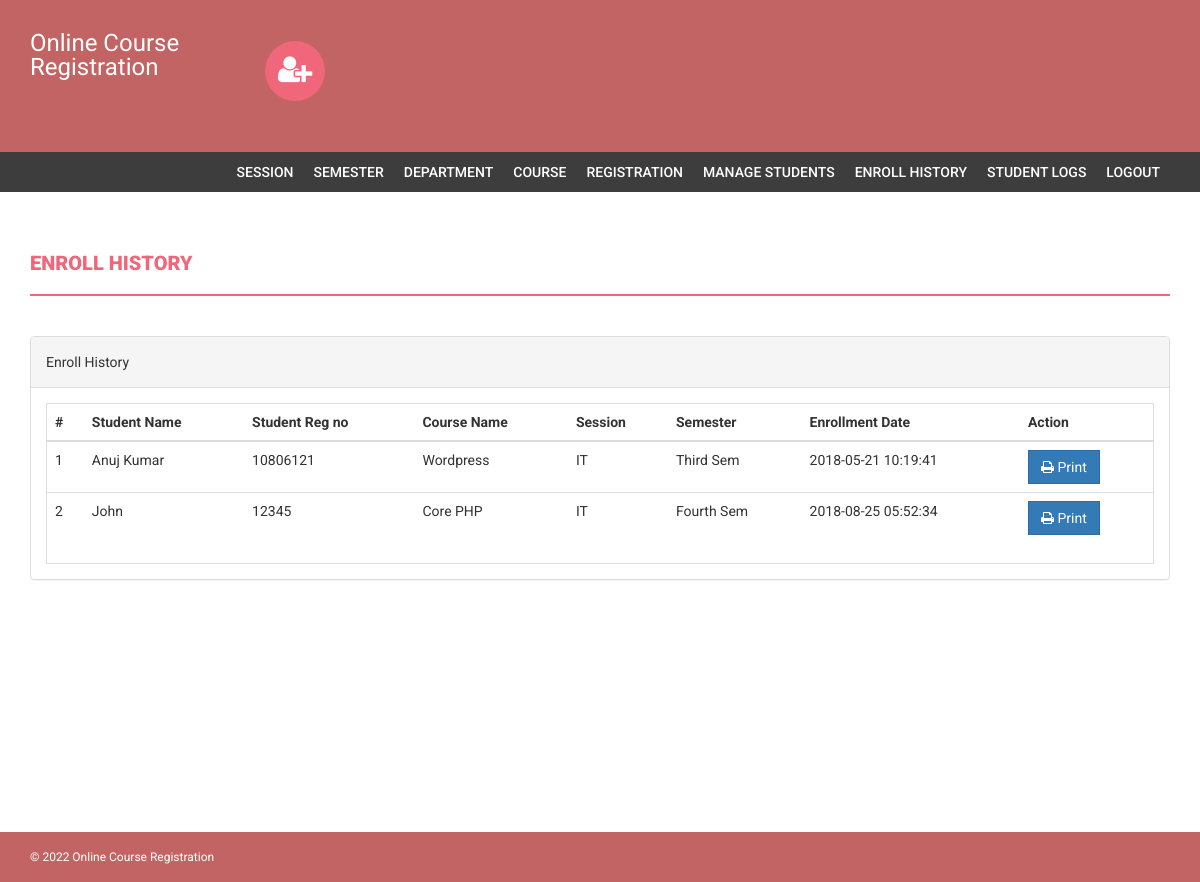
/onlinecourse/admin/enroll-history.php (signed in), run on the app's committed database.
### tables this page shows
CREATE TABLE `courseenrolls` (
  `id` int(11) NOT NULL,
  `studentRegno` varchar(255) DEFAULT NULL,
  `pincode` varchar(255) DEFAULT NULL,
  `session` int(11) DEFAULT NULL,
  `department` int(11) DEFAULT NULL,
  `level` int(11) DEFAULT NULL,
  `semester` int(11) DEFAULT NULL,
  `course` int(11) DEFAULT NULL,
  `enrollDate` timestamp NULL DEFAULT CURRENT_TIMESTAMP
);

CREATE TABLE `students` (
  `StudentRegno` varchar(255) NOT NULL,
  `studentPhoto` varchar(255) DEFAULT NULL,
  `password` varchar(255) DEFAULT NULL,
  `studentName` varchar(255) DEFAULT NULL,
  `pincode` varchar(255) DEFAULT NULL,
  `session` varchar(255) DEFAULT NULL,
  `department` varchar(255) DEFAULT NULL,
  `semester` varchar(255) DEFAULT NULL,
  `cgpa` decimal(10,2) DEFAULT NULL,
  `creationdate` timestamp NULL DEFAULT CURRENT_TIMESTAMP,
  `updationDate` varchar(255) DEFAULT NULL
);

CREATE TABLE `course` (
  `id` int(11) NOT NULL,
  `courseCode` varchar(255) DEFAULT NULL,
  `courseName` varchar(255) DEFAULT NULL,
  `courseUnit` varchar(255) DEFAULT NULL,
  `noofSeats` int(11) DEFAULT NULL,
  `creationDate` timestamp NULL DEFAULT CURRENT_TIMESTAMP,
  `updationDate` varchar(255) DEFAULT NULL
);

CREATE TABLE `department` (
  `id` int(11) NOT NULL,
  `department` varchar(255) DEFAULT NULL,
  `creationDate` timestamp NULL DEFAULT CURRENT_TIMESTAMP
);

CREATE TABLE `semester` (
  `id` int(11) NOT NULL,
  `semester` varchar(255) DEFAULT NULL,
  `creationDate` timestamp NULL DEFAULT CURRENT_TIMESTAMP,
  `updationDate` varchar(255) DEFAULT NULL
);

### onlinecourse/admin/enroll-history.php (the view, shortened to what this page needs)
<?php
if(strlen($_SESSION['alogin'])==0)
    {
header('location:index.php');
}
else{
?>
<!DOCTYPE html>
<html xmlns="http://www.w3.org/1999/xhtml">
<head>
    <link href="assets/css/bootstrap.css" rel="stylesheet" />
    <link href="assets/css/font-awesome.css" rel="stylesheet" />
    <link href="assets/css/style.css" rel="stylesheet" />
</head>
<body>
<?php include('includes/header.php');?>
<?php if($_SESSION['alogin']!="")
{
 include('includes/menubar.php');
}
 ?>
    <div class="content-wrapper">
        <div class="container">
              <div class="row">
                    <div class="col-md-12">
                        <h1 class="page-head-line">Enroll History  </h1>
                    </div>
                </div>
                <div class="row" >
                <div class="col-md-12">
                    <div class="panel panel-default">
                        <div class="panel-heading">
                           Enroll History
                        </div>
                        <div class="panel-body">
                            <div class="table-responsive table-bordered">
                                <table class="table">
                                    <thead>
                                        <tr>
                                            <th>#</th>
                                                 <th>Student Name </th>
                                                    <th>Student Reg no </th>
                                            <th>Course Name </th>
                                            <th>Session </th>
                                                <th>Semester</th>
                                             <th>Enrollment Date</th>
                                             <th>Action</th>
                                        </tr>
                                    </thead>
                                    <tbody>
<?php
$sql=mysqli_query($con,"select courseenrolls.course as cid, course.courseName as courname,session.session as session,department.department as dept,courseenrolls.enrollDate as edate ,semester.semester as sem,students.studentName as sname,students.StudentRegno as sregno from courseenrolls join course on course.id=courseenrolls.course join session on session.id=courseenrolls.session join department on department.id=courseenrolls.department   join semester on semester.id=courseenrolls.semester join students on students.StudentRegno=courseenrolls.studentRegno ");
$cnt=1;
while($row=mysqli_fetch_array($sql))
{
?>
                                        <tr>
                                            <td><?php echo $cnt;?></td>
                                              <td><?php echo htmlentities($row['sname']);?></td>
                                            <td><?php echo htmlentities($row['sregno']);?></td>
                                            <td><?php echo htmlentities($row['courname']);?></td>
                                            <td><?php echo htmlentities($row['dept']);?></td>
                                            <td><?php echo htmlentities($row['sem']);?></td>
                                             <td><?php echo htmlentities($row['edate']);?></td>
                                            <td>
                                            <a href="print.php?id=<?php echo $row['cid']?>" target="_blank">
<button class="btn btn-primary"><i class="fa fa-print "></i> Print</button> </a>
                                            </td>
                                        </tr>
<?php
$cnt++;
} ?>
                                    </tbody>
                                </table>
                            </div>
                        </div>
                    </div>
                </div>
            </div>
        </div>
    </div>
  <?php include('includes/footer.php');?>
</body>
</html>
<?php } ?>

### onlinecourse/admin/includes/header.php (shortened to what this page needs)
<div class="navbar navbar-inverse set-radius-zero">
    <div class="container">
        <div class="navbar-header">
             <a class="navbar-brand" href="#" style="color:#fff; font-size:24px;4px; line-height:24px; ">
               Online Course Registration
            </a>
        </div>
        <div class="left-div">
            <i class="fa fa-user-plus login-icon" ></i>
    </div>
        </div>
    </div>

### onlinecourse/admin/includes/menubar.php
<section class="menu-section">
        <div class="container">
            <div class="row">
                <div class="col-md-12">
                    <div class="navbar-collapse collapse ">
                        <ul id="menu-top" class="nav navbar-nav navbar-right">
                            <li><a href="session.php">Session</a></li>
                            <li><a href="semester.php">Semester </a></li>
                            <li><a   href="department.php">Department</a></li>
                             <li><a href="course.php">Course</a></li>
                              <li><a href="student-registration.php">Registration</a></li>
                               <li><a href="manage-students.php">Manage Students</a></li>
                               <li><a href="enroll-history.php">Enroll History</a></li>
                               <li><a href="user-log.php">Student Logs </a></li>
                            <li><a href="logout.php">Logout</a></li>
                        </ul>
                    </div>
                </div>
            </div>
        </div>
    </section>

### onlinecourse/admin/includes/footer.php
<footer>
        <div class="container">
            <div class="row">
                <div class="col-md-12">
                    &copy; 2022 Online Course Registration
                </div>
            </div>
        </div>
    </footer>

### onlinecourse/admin/assets/css/style.css (style rules this page uses)
body { font-family: 'Roboto', sans-serif; line-height: 30px; }
.set-radius-zero { border-radius: 0px; -moz-border-radius: 0px; -webkit-border-radius: 0px; }
.content-wrapper { margin-top: 40px; min-height: 600px; padding-bottom: 60px; }
.page-head-line { font-weight: 900; padding-bottom: 20px; border-bottom: 2px solid #F0677C; text-transform: uppercase; color: #F0677C; font-size: 20px; margin-bottom: 40px; }
.btn { border-radius: 0px; -webkit-border-radius: 0px; -moz-border-radius: 0px; }
.login-icon { height: 60px; width: 60px; padding: 13px; border-radius: 50%; font-size: 30px; margin-bottom: 20px; color: #fff; text-align: center; cursor:pointer; background-color:#F0677C; -webkit-border-radius:50%; -moz-border-radius:50%; }
.left-div { padding-left: 30px; margin-top: 40px; margin-bottom: 30px; }
.navbar-brand { width: 250px; padding-top: 30px; }
.menu-section { background-color: #3D3D3D; }
#menu-top a { color: #FFF; text-decoration: none; font-weight: 500; padding: 10px 10px 10px 10px; text-transform: uppercase; }
.navbar-inverse { background-color: #C36464; border-color: transparent; }
.navbar { margin-bottom: 0px; }
footer { padding: 10px; color: #fff; font-size: 12px; background-color: #C36464; }

### data on the page
courseenrolls: students.studentName "Anuj Kumar", students.StudentRegno "10806121", course.courseName "Wordpress", department.department "IT", semester.semester "Third Sem", enrollDate "2018-05-21 10:19:41"
courseenrolls: students.studentName "John", students.StudentRegno "12345", course.courseName "Core PHP", department.department "IT", semester.semester "Fourth Sem", enrollDate "2018-08-25 05:52:34"
